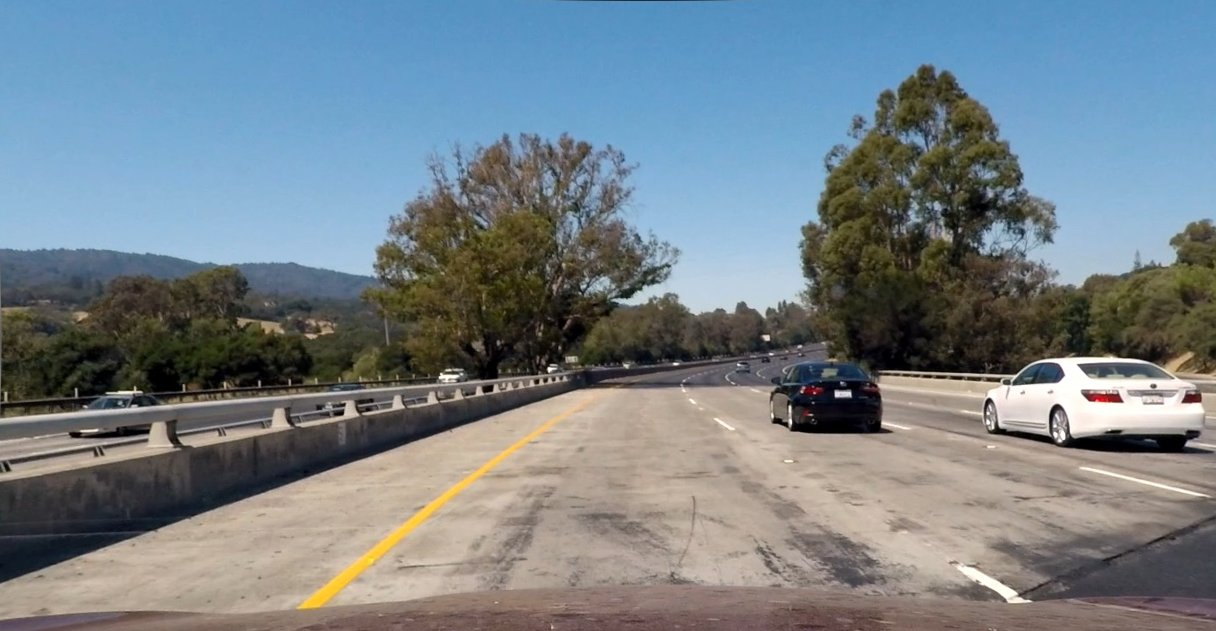
#> input picture examples/undistort_test1.jpg, 1216 x 631 px; its folder holds only this picture in this run
$ python -i pipeline.py   (imports and definitions only)   (older library calls are emulated)
#> lines starting #> are read from the running program, lines starting #| are printed output that depends on the picture
from numpy.linalg import inv
import matplotlib.pyplot as plt
import matplotlib.image as mpimg
import numpy as np
import cv2

base = "/home/veon/edu/udacity/CarND-Advanced-Lane-Lines/test_images/"
vid1 = [base + "vid1/021.jpg", base + "vid1/025.jpg", base + "vid1/026.jpg"]
hard = [base + "vid2/hard009.jpg", base + "vid2/hard016.jpg", base + "vid2/hard017.jpg",
        base + "vid2/hard018.jpg", base + "vid2/hard025.jpg", base + "vid2/hard029.jpg",
        base + "vid2/hard030.jpg", base + "vid2/hard032.jpg", base + "vid2/hard040.jpg",
        base + "vid2/hard046.jpg", base + "vid2/hard050.jpg",
        base + "vid3/cachal047.jpg"]
tests = [base + "straight_lines1.jpg", base + "test1.jpg", base + "test2.jpg", base + "test3.jpg", base + "test4.jpg",
         base + "test5.jpg"]

mtx = np.array([[1156.60, 0.00, 669.05], [0.00, 1151.67, 388.15], [0.00, 0.00, 1.00]])
dist = np.array([-0.23, -0.12, -0.00, 0.00, 0.16])

wR, hR = (400, 400)
confidence = np.expand_dims(np.transpose([np.append(np.zeros([hR // 2]), np.linspace(0, 1, num=hR // 2)), ] * wR), 2)
h, w = (720, 1200)

# get M, the transform matrix
M = None
Minv = None


# [83 lines left out: functions get_persp_points, undistort, get_birdview, genereate_straight_lanes, draw_persp, merge_marks, not called in this run]


def draw_marks(img, marks):
    plt.imshow(merge_marks(img, marks))
    plt.show()


def get_lines(img):
    hsv = cv2.cvtColor(img, cv2.COLOR_RGB2HSV)
#> hsv: shape (631, 1216, 3); mean H, S, V 61.1, 77.4, 149.9
    ll = np.array([[0, -1, 1, 0, 0]])
    rl = np.array([[0, 0, 0, 1, -1]])
    re1 = cv2.filter2D(hsv[:, :, 2], cv2.CV_32F, ll).clip(0)
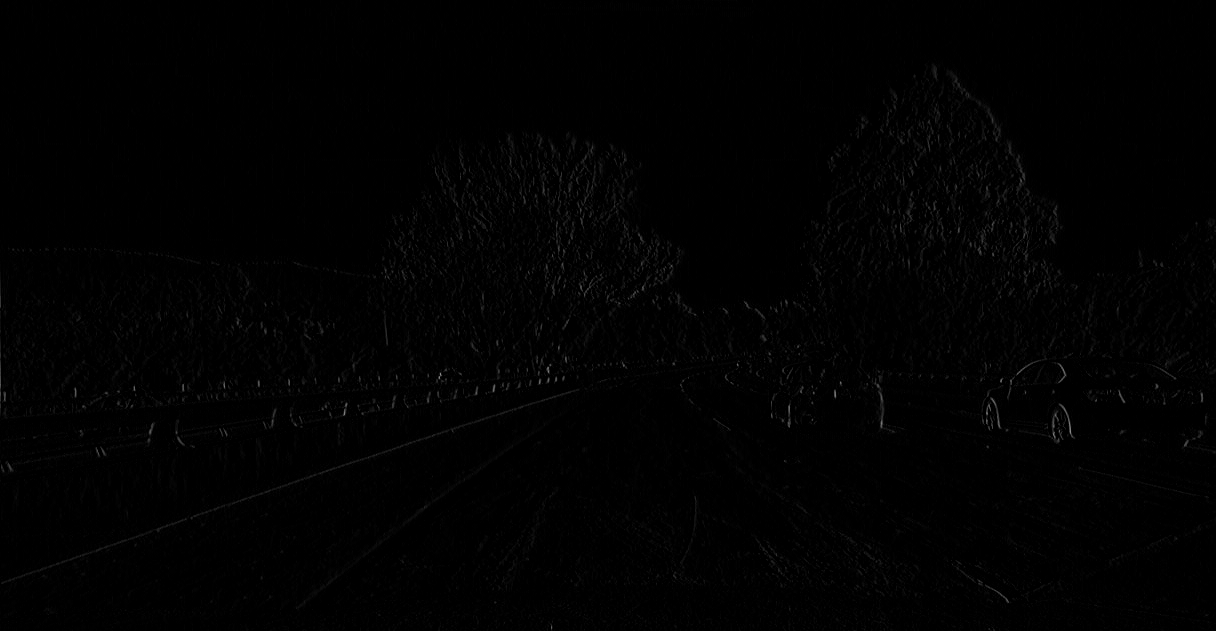
#> re1: shape (631, 1216) float32; min 0, max 145, mean 1.5
    re3 = cv2.filter2D(hsv[:, :, 2], cv2.CV_32F, rl).clip(0)

    return np.divide(np.multiply(re1, re3), 25).astype(img.dtype) # np.minimum(re1, re3).astype(img.dtype)


# [36 lines left out: functions fill_lane_lines, calculate_info, not called in this run]

>>> import cv2
>>> picture = cv2.cvtColor(cv2.imread('examples/undistort_test1.jpg'), cv2.COLOR_BGR2RGB)
>>> result = get_lines(picture)
